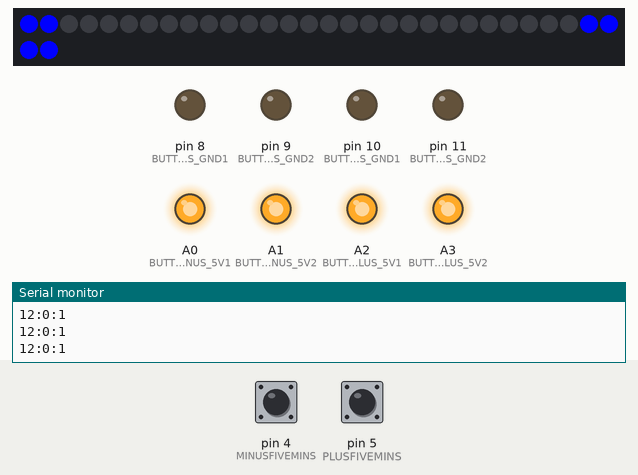
A sketch run on a simulated Arduino Uno, built with avr-gcc and run on an emulated ATmega328P. Shown: 32 RGB LEDs in strip order, left to right, continuing on the next row, output pins drawn as LEDs (lit = HIGH), the last lines printed to the serial monitor. The inputs (shaded band) are chosen by the test bench; at power-on: pin 4 (MINUSFIVEMINS) HIGH, pin 5 (PLUSFIVEMINS) HIGH.

Above: at 1.2 s.
1.3 s: pin 4 (MINUSFIVEMINS) pulled LOW for 0.15 s
At 2.2 s:
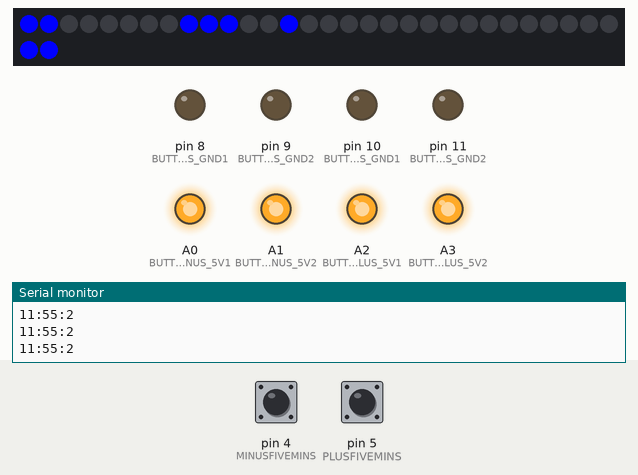
2.9 s: pin 4 (MINUSFIVEMINS) pulled LOW for 1 s
Timing chart, 0 to 5.9 s (numbered marks = the images above; inputs shaded):
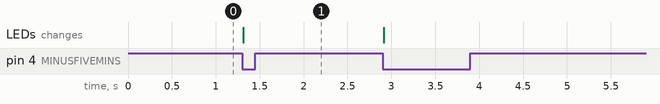

The sketch:

Final_Project_Word_Clock.ino
```cpp
#include <Adafruit_NeoPixel.h>
#include <avr/power.h>
#include <TimeLib.h>

// pin is connected to the NeoPixels
#define PIN           3

// How many NeoPixels are attached to the Arduino?
#define NUMPIXELS     32

//Neopixel type defined for the library
Adafruit_NeoPixel pixels = Adafruit_NeoPixel(NUMPIXELS, PIN, NEO_GRB + NEO_KHZ800);


//Declare pins for decrementing/incrementing current time by 5 minutes
#define MINUSFIVEMINS 4
#define PLUSFIVEMINS  5

//Declare pins for addition button 5V/GND sources
#define BUTTONLEDMINUS_GND1 8
#define BUTTONLEDMINUS_GND2 9
#define BUTTONLEDPLUS_GND1 10
#define BUTTONLEDPLUS_GND2 11

#define BUTTONLEDMINUS_5V1 A0
#define BUTTONLEDMINUS_5V2 A1
#define BUTTONLEDPLUS_5V1 A2
#define BUTTONLEDPLUS_5V2 A3

// Current and previous states for button pins -- in setup initialize all to HIGH
int minusPrevState=HIGH;
int minusCurrState=HIGH;
int plusPrevState=HIGH;
int plusCurrState=HIGH;

// Time variables
int h;
int m;
int s;

// RGB color variables
int red=0;
int green=0;
int blue=255;

void setup()
{

  pinMode(MINUSFIVEMINS, INPUT_PULLUP); //Define pin as input, enable pull-up resistor
  pinMode(PLUSFIVEMINS, INPUT_PULLUP); //Define pin as input, enable pull-up resistor
  pinMode(BUTTONLEDMINUS_GND1, OUTPUT); //Define pin as output
  pinMode(BUTTONLEDMINUS_GND2, OUTPUT); //Define pin as output
  pinMode(BUTTONLEDPLUS_GND1, OUTPUT); //Define pin as output
  pinMode(BUTTONLEDPLUS_GND2, OUTPUT); //Define pin as output
  pinMode(BUTTONLEDMINUS_5V1, OUTPUT); //Define pin as output
  pinMode(BUTTONLEDMINUS_5V2, OUTPUT); //Define pin as output
  pinMode(BUTTONLEDPLUS_5V1, OUTPUT); //Define pin as output
  pinMode(BUTTONLEDPLUS_5V2, OUTPUT); //Define pin as output

  digitalWrite(BUTTONLEDMINUS_GND1, LOW); //Set pin value to LOW
  digitalWrite(BUTTONLEDMINUS_GND2, LOW); //Set pin value to LOW
  digitalWrite(BUTTONLEDPLUS_GND1, LOW); //Set pin value to LOW
  digitalWrite(BUTTONLEDPLUS_GND2, LOW); //Set pin value to LOW
  digitalWrite(BUTTONLEDMINUS_5V1, HIGH); //Set pin value to HIGH
  digitalWrite(BUTTONLEDMINUS_5V2, HIGH); //Set pin value to HIGH
  digitalWrite(BUTTONLEDPLUS_5V1, HIGH); //Set pin value to HIGH
  digitalWrite(BUTTONLEDPLUS_5V2, HIGH); //Set pin value to HIGH

  setTime(12,0,0,31,12,2020); //Initialize current time as Midnight/noon 12/31/2020
  pixels.begin(); //Begin Neopixel string
  Serial.begin(9600); //Begin Serial for debugging purposes

}

void loop()
{

  //Declare integer array with size corresponding to number of Neopixels in chain
  int individualPixels[NUMPIXELS]={0,0,0,0,0,0,0,0,0,0,0,0,0,0,0,0,0,0,0,0,0,0,0,0,0,0,0,0,0,0,0,0};

  /* Check for button presses & reset time if necessary */
  minusCurrState=digitalRead(MINUSFIVEMINS); //Get current state of MINUSFIVEMINS button
  /* If current state is different from previous state and value is now LOW, subtract five minutes from current time */
  if ((minusCurrState!=minusPrevState) && (minusCurrState==LOW)){
    adjustTime(-5*60); //Shift time five minutes backwards
    minusPrevState=minusCurrState;
  }
  else{
   minusPrevState=minusCurrState;
  }

  plusCurrState=digitalRead(PLUSFIVEMINS); //Get current state of PLUSFIVEMINS button
  /* If current state is different from previous state and value is now LOW, add five minutes from current time */
  if ((plusCurrState!=plusPrevState) && (plusCurrState==LOW)){
    adjustTime(5*60); //Shift time five minutes forwards
    plusPrevState=plusCurrState;
  }
    else{
   plusPrevState=plusCurrState;
  }

  /* Get current time */
  h=hourFormat12();    // Returns the hour of current time between 1-12
  m=minute();        // Returns the minute of current time
  s=second();        // Returns the second of current time (not used, included for completeness)

  Serial.print(h);
  Serial.print(":");
  Serial.print(m);
  Serial.print(":");
  Serial.println(s);

  /* Parse time values to light corresponding pixels */
  individualPixels[0]=1; //Light "IT"
  individualPixels[1]=1; //Light "IS"

  /* Minutes between 0-5 - Light "O CLOCK" */
  if ((m>=0 && m<5)){
    individualPixels[28]=1;
    individualPixels[29]=1;
  }

  /* Minutes between 5-10 or 55-60 - Light "FIVE," "MINUTES" */
  if ((m>=5 && m<10) || (m>=55 && m<60)){
    individualPixels[8]=1;
    individualPixels[9]=1;
    individualPixels[10]=1;
  }

  /* Minutes between 10-15 or 50-55 - Light "TEN," "MINUTES" */
  if ((m>=10 && m<15) || (m>=50 && m<55)){
    individualPixels[2]=1;
    individualPixels[9]=1;
    individualPixels[10]=1;
  }

  /* Minutes between 15-20 or 45-50 - Light "QUARTER" */
  if ((m>=15 && m<20) || (m>=45 && m<50)){
    individualPixels[6]=1;
    individualPixels[7]=1;
  }

  /* Minutes between 20-25 or 40-45 - Light "TWENTY," "MINUTES" */
  if ((m>=20 && m<25) || (m>=40 && m<45)){
    individualPixels[4]=1;
    individualPixels[5]=1;
    individualPixels[9]=1;
    individualPixels[10]=1;
  }

  /* Minutes between 25-30 or 35-40 - Light "TWENTY," "FIVE," "MINUTES" */
  if ((m>=25 && m<30) || (m>=35 && m<40)){
    individualPixels[4]=1;
    individualPixels[5]=1;
    individualPixels[8]=1;
    individualPixels[9]=1;
    individualPixels[10]=1;
  }

  /* Minutes between 30-35 - Light "HALF" */
  if ((m>=30 && m<35)){
    individualPixels[3]=1;
  }

  /* Minutes between 5-35 - Light "PAST" */
  if ((m>=5) && (m<35)){
    individualPixels[14]=1;
  }

  /* Minutes between 35-60 - Light "TO" & MODIFY CURRENT HOUR VALUE */
  if (m>=35){
    individualPixels[13]=1;
    h++; //Add 1 from current hour
    /*Set time to twelve for hour around midnight, noon */
    if (h==0){
      h=12;
    }
    /*Corner case for 12:35-12:59 */
    if (h==13){
      h=1;
    }
  }

  /* Hour=1 - Light "ONE" */
  if (h==1){
    individualPixels[12]=1;
  }

  /* Hour=2 - Light "TWO" */
  if (h==2){
    individualPixels[11]=1;
  }

  /* Hour=3 - Light "THREE" */
  if (h==3){
    individualPixels[15]=1;
    individualPixels[16]=1;
  }

  /* Hour=4 - Light "FOUR" */
  if (h==4){
    individualPixels[17]=1;
  }

  /* Hour=5 - Light "FIVE" */
  if (h==5){
    individualPixels[18]=1;
  }

  /* Hour=6 - Light "SIX" */
  if (h==6){
    individualPixels[23]=1;
  }

  /* Hour=7 - Light "SEVEN" */
  if (h==7){
    individualPixels[21]=1;
    individualPixels[22]=1;
  }

  /* Hour=8 - Light "EIGHT" */
  if (h==8){
    individualPixels[19]=1;
    individualPixels[20]=1;
  }

  /* Hour=9 - Light "NINE" */
  if (h==9){
    individualPixels[24]=1;
  }

  /* Hour=10 - Light "TEN" */
  if (h==10){
    individualPixels[25]=1;
  }

  /* Hour=11 - Light "ELEVEN" */
  if (h==11){
    individualPixels[26]=1;
    individualPixels[27]=1;
  }

  /* Hour=12 - Light "TWELVE" */
  if (h==12){
    individualPixels[30]=1;
    individualPixels[31]=1;
  }

  /* Light pixels corresponding to current time */
  for (int i=0; i<sizeof(individualPixels); i++){
    if (individualPixels[i]==1){
      pixels.setPixelColor(i, pixels.Color(red,green,blue)); //Set Neopixel color
    }
    else{
      pixels.setPixelColor(i,pixels.Color(0,0,0));
    }
  }

  pixels.show(); //Display Neopixel color


//  }

}
```

Measured:
- after the input at 1.3 s, the LEDs: change at once (image 1)
